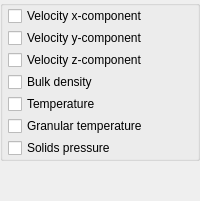
             <widget class="QWidget" name="page_solids">
              <property name="styleSheet">
               <string notr="true"/>
              </property>
              <layout class="QVBoxLayout" name="verticalLayout_5">
               <property name="spacing">
                <number>6</number>
               </property>
               <property name="leftMargin">
                <number>0</number>
               </property>
               <property name="topMargin">
                <number>0</number>
               </property>
               <property name="rightMargin">
                <number>0</number>
               </property>
               <property name="bottomMargin">
                <number>0</number>
               </property>
               <item>
                <widget class="QWidget" name="frame_solids_parameters" native="true">
                 <layout class="QGridLayout" name="gridLayout_6">
                  <property name="leftMargin">
                   <number>0</number>
                  </property>
                  <property name="topMargin">
                   <number>0</number>
                  </property>
                  <property name="rightMargin">
                   <number>0</number>
                  </property>
                  <property name="bottomMargin">
                   <number>0</number>
                  </property>
                  <property name="spacing">
                   <number>2</number>
                  </property>
                  <item row="0" column="0">
                   <widget class="QGroupBox" name="groupbox_solids">
                    <property name="title">
                     <string/>
                    </property>
                    <property name="flat">
                     <bool>true</bool>
                    </property>
                    <layout class="QGridLayout" name="gridLayout_9">
                     <property name="leftMargin">
                      <number>5</number>
                     </property>
                     <property name="topMargin">
                      <number>0</number>
                     </property>
                     <property name="rightMargin">
                      <number>0</number>
                     </property>
                     <property name="bottomMargin">
                      <number>0</number>
                     </property>
                     <property name="horizontalSpacing">
                      <number>0</number>
                     </property>
                     <property name="verticalSpacing">
                      <number>2</number>
                     </property>
                     <item row="6" column="0">
                      <widget class="CheckBox" name="checkbox_keyword_monitor_p_s_args_MONITOR_P">
                       <property name="text">
                        <string>Solids pressure</string>
                       </property>
                      </widget>
                     </item>
                     <item row="5" column="0">
                      <widget class="CheckBox" name="checkbox_keyword_monitor_theta_m_args_MONITOR_P">
                       <property name="text">
                        <string>Granular temperature</string>
                       </property>
                      </widget>
                     </item>
                     <item row="1" column="0">
                      <widget class="CheckBox" name="checkbox_keyword_monitor_v_s_args_MONITOR_P">
                       <property name="text">
                        <string>Velocity y-component</string>
                       </property>
                      </widget>
                     </item>
                     <item row="0" column="0">
                      <widget class="CheckBox" name="checkbox_keyword_monitor_u_s_args_MONITOR_P">
                       <property name="text">
                        <string>Velocity x-component</string>
                       </property>
                      </widget>
                     </item>
                     <item row="2" column="0">
                      <widget class="CheckBox" name="checkbox_keyword_monitor_w_s_args_MONITOR_P">
                       <property name="text">
                        <string>Velocity z-component</string>
                       </property>
                      </widget>
                     </item>
                     <item row="4" column="0">
                      <widget class="CheckBox" name="checkbox_keyword_monitor_t_s_args_MONITOR_P">
                       <property name="text">
                        <string>Temperature</string>
                       </property>
                      </widget>
                     </item>
                     <item row="3" column="0">
                      <widget class="CheckBox" name="checkbox_keyword_monitor_rop_s_args_MONITOR_P">
                       <property name="text">
                        <string>Bulk density</string>
                       </property>
                      </widget>
                     </item>
                    </layout>
                   </widget>
                  </item>
                 </layout>
                </widget>
               </item>
               <item>
                <spacer name="spacer_solids">
                 <property name="orientation">
                  <enum>Qt::Vertical</enum>
                 </property>
                 <property name="sizeHint" stdset="0">
                  <size>
                   <width>20</width>
                   <height>40</height>
                  </size>
                 </property>
                </spacer>
               </item>
              </layout>
             </widget>
